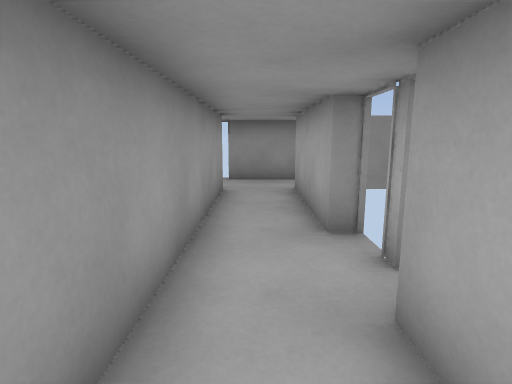
View 1 (above)

16 first-person views from a walk through a 3-D level made in the Godot game engine. The camera is 1.4 m above the floor, tilts 10° down and sees 80° across. The floor is counted in squares, 1 m on a side. Each view is taken from the middle of a square. On the plan, view 1 faces up. The plan holds only what a view shows up to about 14 squares ahead; the rest is blank. The place goes on beyond the plan.

View 2
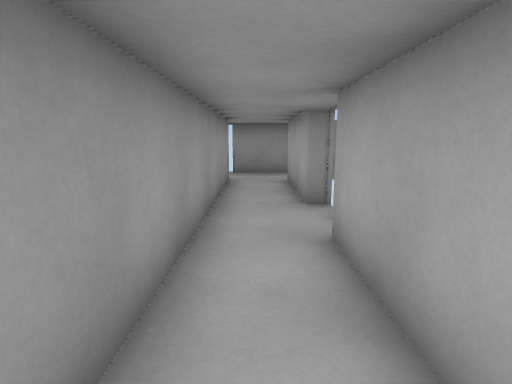

View 3
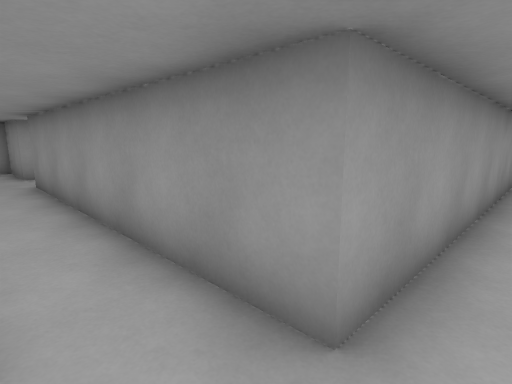

View 4
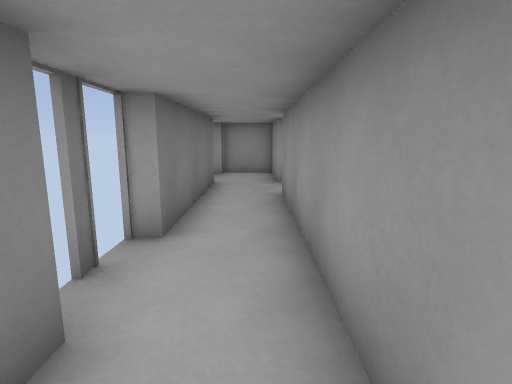

View 5
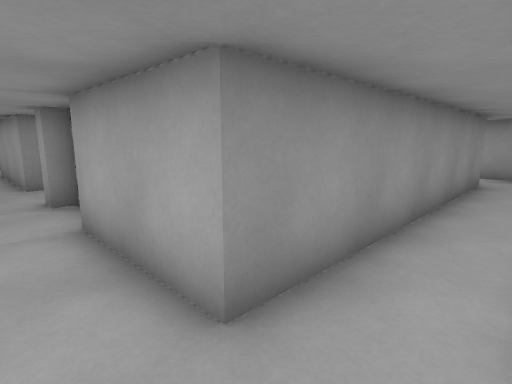

View 6
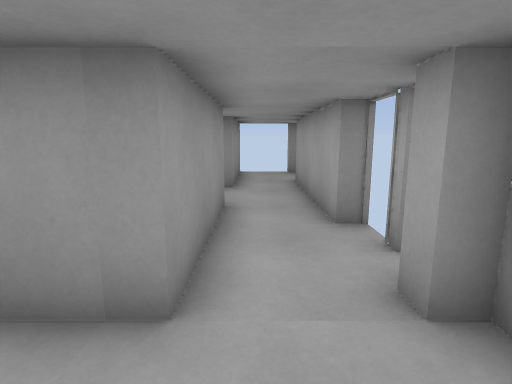

View 7
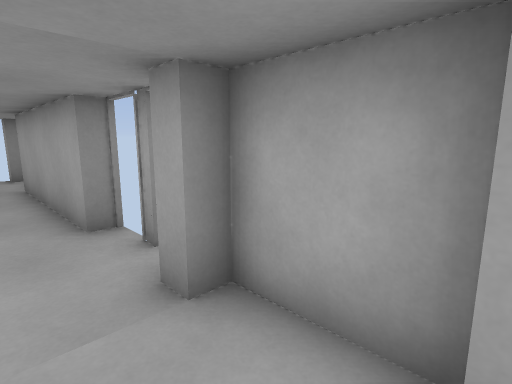

View 8
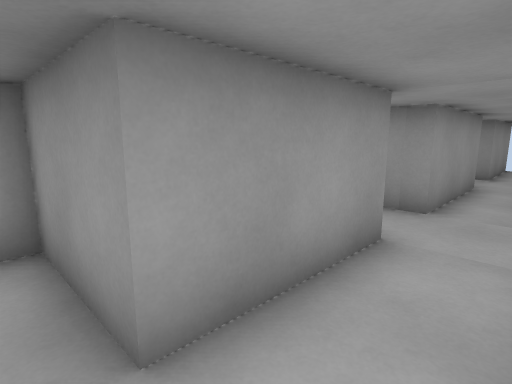

View 9
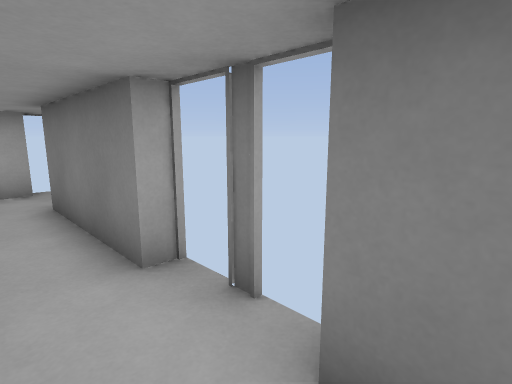

View 10
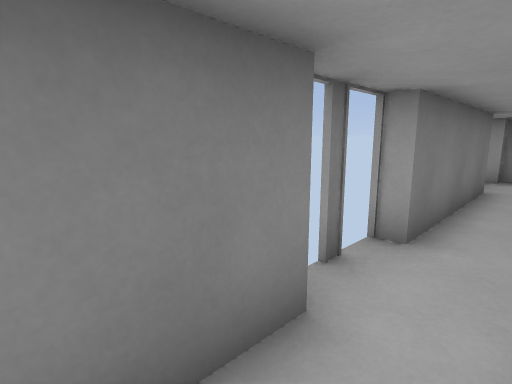

View 11
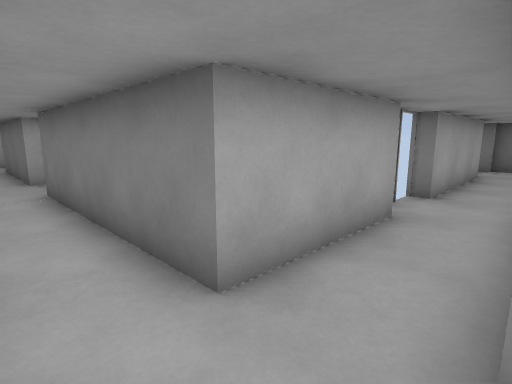

View 12
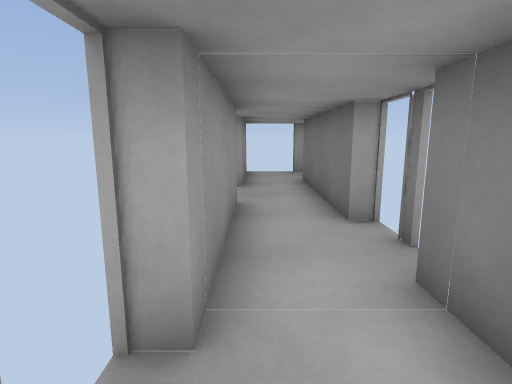

View 13
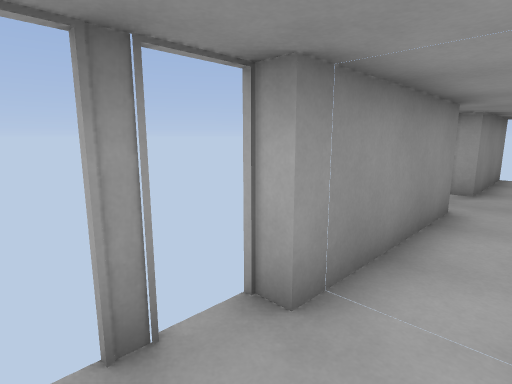

View 14
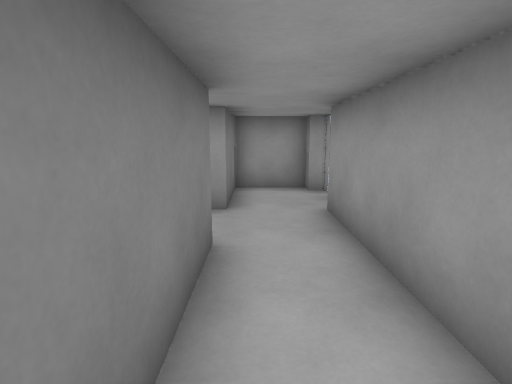

View 15
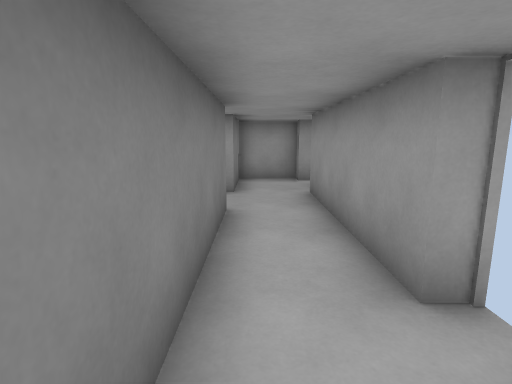

View 16
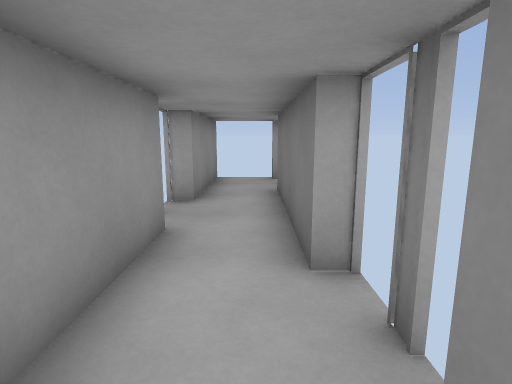

### Floor plan
Ten units are one square. View 1 is at (0, 0); x grows to the right and y downward. Boxes are objects, and circles mark ways between rooms. Rooms are numbered by the first view taken in them; rooms with no view inside come last. Other rooms are left out.
<svg viewBox="-159 -155 345 200">
<path fill="none" stroke="#000" d="M-9 -44 -9 13M16 -44 11 -44M11 15 11 -22 16 -22M-102 -21 -102 -42 -107 -42 -107 -47M-127 -22 -127 13 -154 13 -154 33 -149 33 -149 38M-102 -55 -102 -60M-101 -69 -107 -69 -107 -122M-128 33 -72 33 -72 39M-127 -85 -127 -42 -140 -42M-49 39 -49 33 -9 33M-9 13 -107 13 -107 -22M-102 -144 -107 -144M-127 -150 -127 -107M11 34 11 15M60 -109 55 -109M46 -104 -10 -104M88 -80 92 -80M101 -84 154 -84M116 -104 68 -104M11 -44 11 -84 79 -84M-32 -104 -37 -104 -37 -84 -9 -84 -9 -44M181 -104 139 -104"/>
<circle cx="0" cy="10" r="3" fill="#2a7"/>
<circle cx="0" cy="-50" r="3" fill="#2a7"/>
<text x="0" y="-20">1</text>
<text x="-110" y="-20">2</text>
<text x="60" y="-90">3</text>
</svg>
Room 1 opens to room 2. Room 1 opens to room 3.

Where each view was taken, in squares from view 1:
view 1: 0 up, 0 right, facing up
view 2: 2 down, 0 right, facing up
view 3: 3 down, 0 right, facing up-left
view 4: 2 down, 3 left, facing left
view 5: 3 down, 12 left, facing up-right
view 6: 2 up, 12 left, facing up
view 7: 2 up, 12 left, facing up-right
view 8: 2 down, 11 left, facing up-left
view 9: 2 down, 8 left, facing down-right
view 10: 2 down, 3 left, facing down-left
view 11: 10 up, 1 left, facing down-right
view 12: 10 up, 5 right, facing right
view 13: 9 up, 5 right, facing up-right
view 14: 9 up, 5 right, facing left
view 15: 9 up, 7 right, facing left
view 16: 9 up, 7 right, facing right
